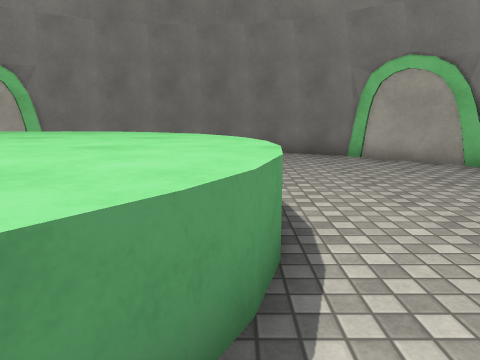
view 1 (above)

12 first-person views from a walk through a 3-D level made in the Unity game engine. The camera is 1.3 m above the floor, tilts 10° down and sees 70° across. The floor is counted in squares, 1 m on a side. Each view is taken from the middle of a square. On the plan, view 1 faces up. The plan holds only what a view shows up to about 15 squares ahead; the rest is blank. The place goes on beyond the plan. The player is left out. Some animated figures are left out. Surface patterns are stand-ins for the level's own textures.

view 2
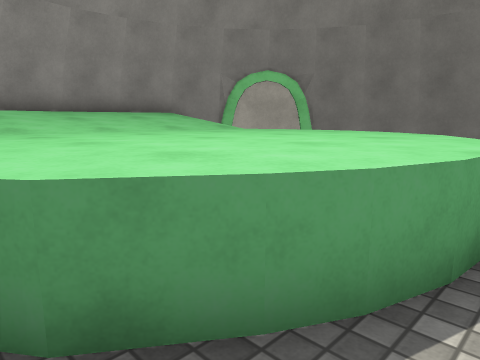

view 3
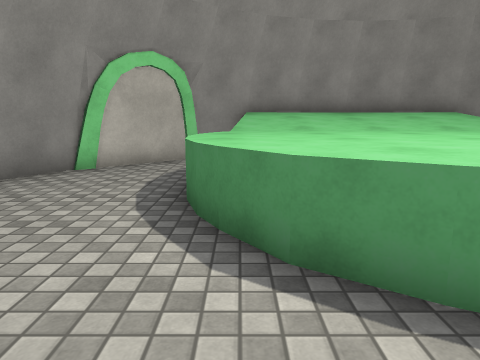

view 4
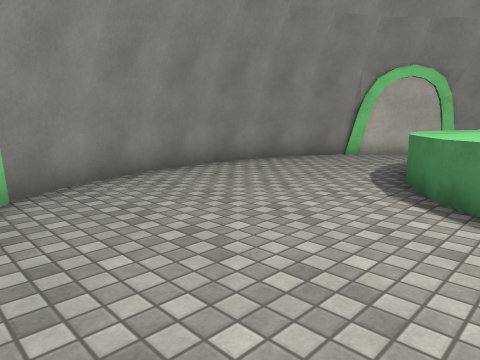

view 5
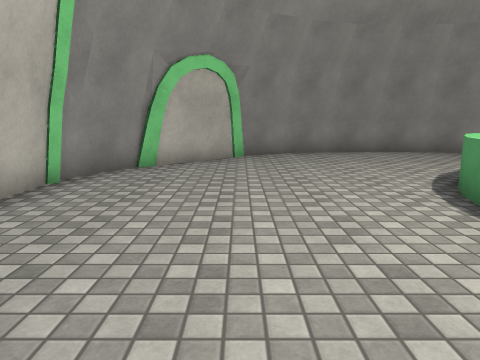

view 6
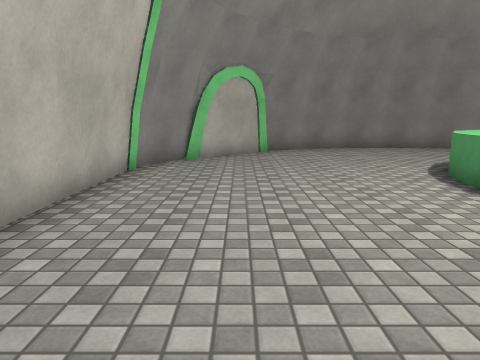

view 7
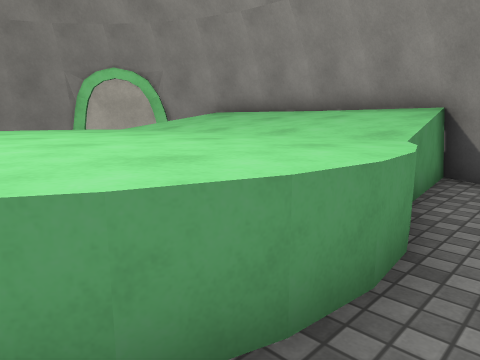

view 8
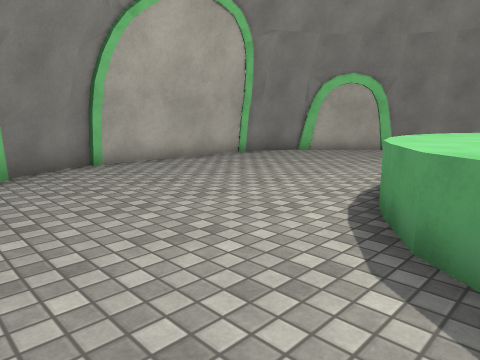

view 9
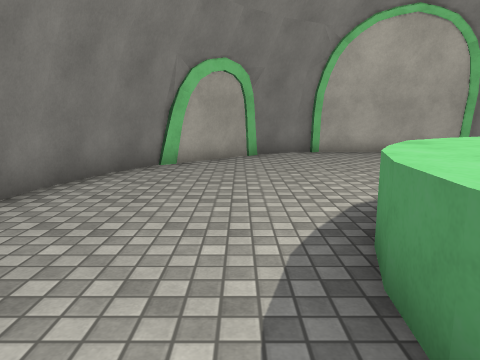

view 10
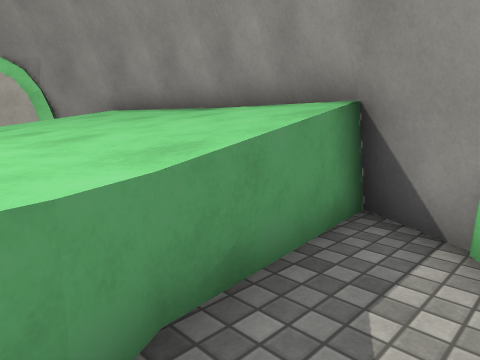

view 11
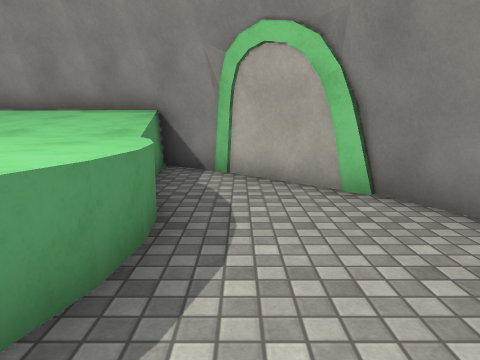

view 12
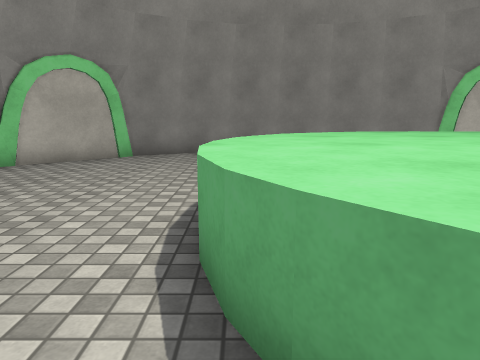

### Floor plan
Key: @ floor where view 1 was taken; # wall or solid block; . floor; ^ raised ledge.
Columns run from 11 left of view 1 to 8 right of it. Each row starts with its distance up from view 1.
 14        ######
 13     ####....####
 12    ##..........##
 11   ##............##
 10  ##..............##
  9  #...^^^^.........#
  8 ##^^^^^^^^........##
  7 #^^^^^^^^^^........#
  6 #^^^^^^^^^^^.......#
  5 #^^^^^^^^^^^.......#
  4 #^^^^^^^^^^^.......#
  3 #^^^^^^^^^^^.......#
  2 #^^^^^^^^^^^.......#
  1 #^^^^^^^^^^........#
  0 ##^^^^^^^^.@......##
 -1  #  .^^^^.........#
 -2  ##..............##
 -3   ##............##
 -4    ##..........##
 -5     ####....####
 -6        ######

Where each view was taken, in squares from view 1:
view 1: 0 up, 0 right, facing up
view 2: 0 up, 1 right, facing up-left
view 3: 0 up, 2 right, facing left
view 4: 2 up, 5 right, facing down-left
view 5: 8 up, 4 right, facing down
view 6: 10 up, 5 right, facing down
view 7: 10 up, 2 left, facing down-left
view 8: 11 up, 2 left, facing down-right
view 9: 10 up, 6 left, facing right
view 10: 10 up, 6 left, facing down-left
view 11: 10 up, 1 left, facing left
view 12: 8 up, 0 right, facing down
